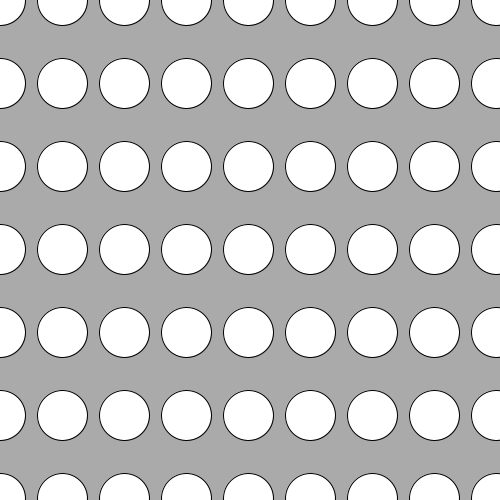
Frame 1 (no input)
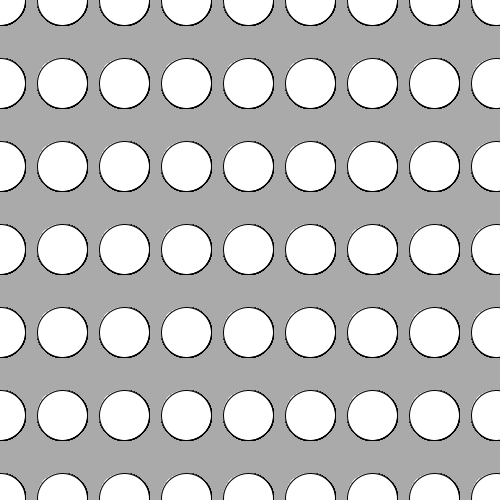
Frame 60 (the mouse pressed at the canvas centre just before this capture)
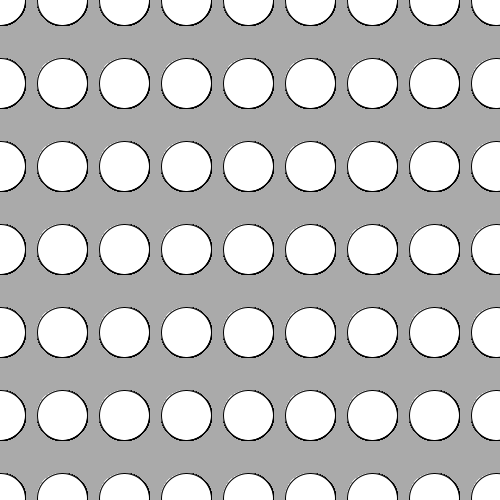
Frame 120 (the mouse held since frame 60 and released just before this capture)

The Processing sketch that drew these frames (run headless with seeded random() and noise(); from frame 60 on, the mouse is pressed at the canvas centre):

// Processing sketch: s04t00Dante
// ── s04t00Dante.pde
// Expresión Digital II - Diseño Digital - UDD - 2016
// Dante Crovetto
// s04t00Dante

/*
Una vez que corre el programa se dibuarán elipses en cada cruce de una grilla de nueve de ancho y siete de alto equidistantes entre sí, con un diámetro igual a un décimo del lado más pequeño del canvas.
 En el caso de que ambos lados del canvas sean iguales se utilizará el ancho del canvas.
 */


void setup() {                                         // Función que se ejecuta al principio una sola vez

  size(500, 500);                                    // Se crea un canvas de medidas 500x500 px
  background (#AAAAAA);                                // Se pone un fonde de color gris
  ellipseMode(CENTER);                             // A partir de ahora todas las elipses se dibujarán desde el centro
}

void draw() {                                          // Función que se ejecuta infinitas veces mientras el programa funciona
  strokeWeight(1);                                     // El grosor de las líneas será de 1px desde ahora
  int diametro =0;                                     // Se declara una variable "diámetro"
  if (width>=height) {                                 // Si el ancho es mayor o igual al alto que ocurra lo siguiente
    diametro=height/10;                                // la variable "diámetro" pasa a ser igual al alto del canvas dividido en 10
  } else {                                             // Si no ocurre la condición anterior, se ejecutará lo siguiente
    diametro=width/10;                                 // la variable "diametro" pasa a ser igual al ancho del canvas dividido en 10
  }


  for (int x = 0; x <= width; x += width/8) {          // Minetras la nueva variable x sea menor o igual que el ancho del canvas, se ejecutará el código de abajo e irá sumando el valor resultante del ancho del canvas dividido por ocho cada vez.
    for (int y = 0; y <= height; y += height/6) {      // Minetras la nueva variable y sea menor o igual que el alto del canvas, se ejecutará el código de abajo e irá sumando el valor resultante del alto del canvas dividido en seis cada vez.
      ellipse(x, y, diametro, diametro);               // Se dibujará una elipse en las coordenadas x,y creadas anteriormente, con un diámetro igual a un décimo del lado más pequeño del canvas.
                                                       // En el caso de que ambos lados del canvas sean iguales se utilizará el ancho del canvas.
    }
  }
}
